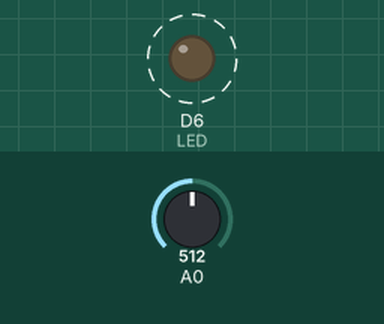
A sketch run on a simulated Arduino MKR. On the bench: output pins drawn as LEDs (lit = HIGH). Dashed ring = blinking. The inputs (shaded band) are chosen by the test bench; at power-on: A0 = 512. WiFi joins after 1.5 s; servers stay silent unless stated; uploads are accepted with an empty reply; what the sketch prints to the serial monitor is not drawn.

Above: at 1.8 s.
Timing chart, 0 to 4.7 s (numbered marks = the images above):
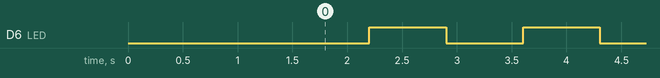

The sketch:

Arduino_Cloud_connection.ino
```cpp
#include <WiFi101.h>
#include <ArduinoJson.h>
#include <ArduinoHttpClient.h>
#include <SPI.h>
// ARTIK Cloud REST endpoint
char server[] = "api.artik.cloud";
int port = 443; // We're using HTTPS
// Device ID tokens
String deviceToken = "4478c8f8a18f4b34aad0e9601f1888eb";
String deviceId = "08bd76e489c94bca9f54431dd96f68bb";
// Your wifi network
char ssid[] ="Arun";
char pass[] = "arun12345";
float temperature = 0.0;
boolean onFire = false;
char buf[200]; // buffer to store the JSON to be sent to the ARTIK cloud
const int LED = 6;
int ledState = 0;
WiFiSSLClient wifi;
HttpClient client = HttpClient(wifi, server, port);
int status = WL_IDLE_STATUS;
void setup()
{
pinMode(LED,OUTPUT);
Serial.begin(9600);
while ( status != WL_CONNECTED) { // Keep trying until connected
Serial.print("Attempting to connect to Network named: ");
Serial.println(ssid);
// Connect to WPA/WPA2 network:
status = WiFi.begin(ssid, pass);
}
}
void loop() {
Serial.println("loop");
ledToggle();
Serial.println("making POST request");
String contentType = "application/json";
String AuthorizationData = "Bearer " + deviceToken; //Device Token
int sensor = analogRead(A0) * (3300/1024); // in milliVolt
temperature=(sensor-580)/10;
onFire = false;
int len = loadBuffer(temperature,onFire);
Serial.println("Sending data "+String(temperature));
// push the data to the ARTIK Cloud
client.beginRequest();
client.post("/v1.1/messages"); //, contentType, buf
client.sendHeader("Authorization", AuthorizationData);
client.sendHeader("Content-Type", "application/json");
client.sendHeader("Content-Length", len);
client.endRequest();
client.print(buf);
// read the status code and body of the response
int statusCode = client.responseStatusCode();
String response = client.responseBody();
Serial.print("Status code: ");
Serial.println(statusCode);
Serial.print("Response: ");
Serial.println(response);
Serial.println("Wait a bit");
delay(500); // delay 5 min
}
int loadBuffer(float temp, boolean onFire ) {
StaticJsonBuffer<200> jsonBuffer; // reserve spot in memory
JsonObject& root = jsonBuffer.createObject(); // create root objects
root["sdid"] =  deviceId;
root["type"] = "message";
JsonObject& dataPair = root.createNestedObject("data"); // create nested objects
dataPair["Temperature"] = temp;
dataPair["onFire"] = onFire;
root.printTo(buf, sizeof(buf)); // JSON-print to buffer
return (root.measureLength()); // also return length
}
void ledToggle(){
if (ledState == 0){
digitalWrite(LED,LOW);
ledState = 1;
} else {
digitalWrite(LED,HIGH);
ledState = 0;
}
}
```

Measured:
- by itself, D6 (LED): alternates HIGH for 0.70 s and LOW for 0.70 s
